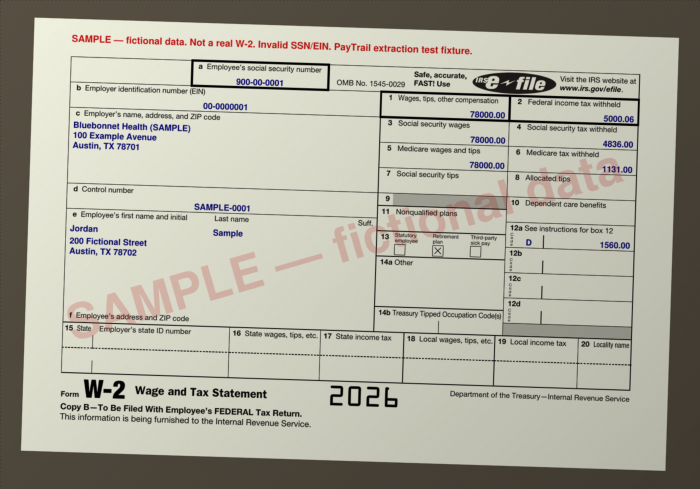
#> input picture scripts/eval-extract/fixtures/official_w2_jordan_photo.png, 1400 x 977 px (shown at 1/2 size)
$ python photo-like.py fixtures/official_w2_jordan_photo.png out.png
#> lines starting #> are read from the running program, lines starting #| are printed output that depends on the picture
# Turns a rendered page PNG into a phone-photo-like image: crop to the top form, slight rotation,
# uneven lighting, warm tint, blur and sensor noise. Usage:
#   pdftoppm -r 165 -png -singlefile fixtures/official_w2_jordan.pdf /tmp/w2_page
#   python photo-like.py /tmp/w2_page.png fixtures/official_w2_jordan_photo.png
import sys, random
from PIL import Image, ImageFilter, ImageChops, ImageDraw
random.seed(7)
im = Image.open(sys.argv[1]).convert("RGB")
#> im is the input picture: PIL image 1400x977 RGB; mean R, G, B 173.8, 171.3, 158.4
W, H = im.size
#> W = 1400; H = 977
im = im.crop((0, 0, W, int(H * 0.52)))  # top W-2 (Copy B) plus the header line; like a photo of one form
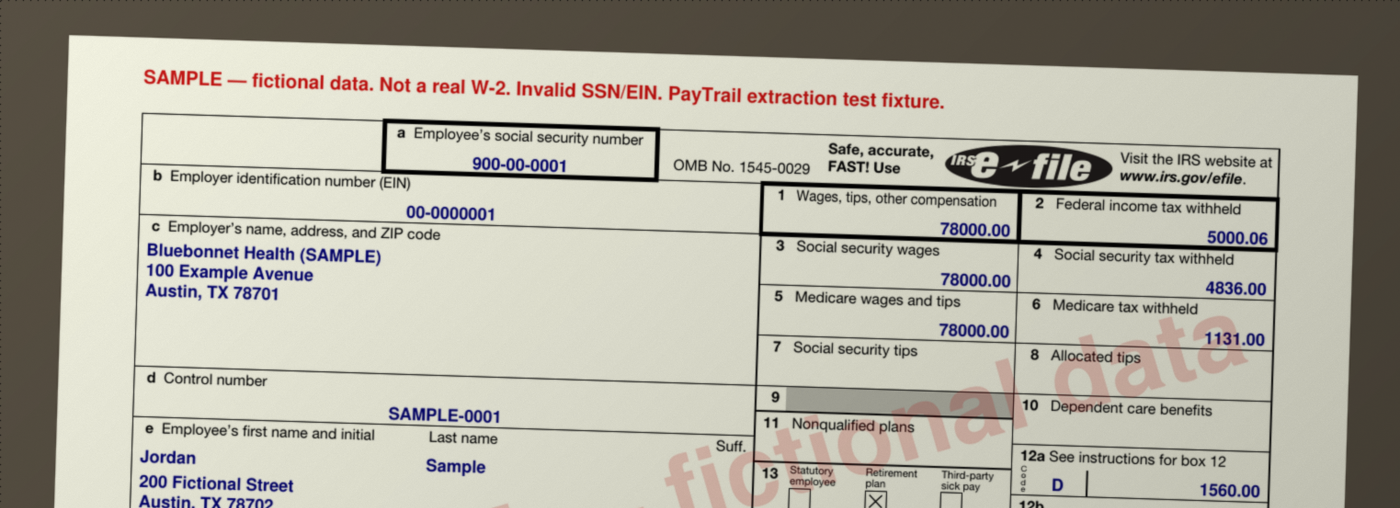
#> im: PIL image 1400x508 RGB; mean R, G, B 177.5, 174.5, 162
# paper on a darker desk, rotated ~1.8 degrees
pad = 60
bg = Image.new("RGB", (im.width + 2 * pad, im.height + 2 * pad), (92, 84, 76))
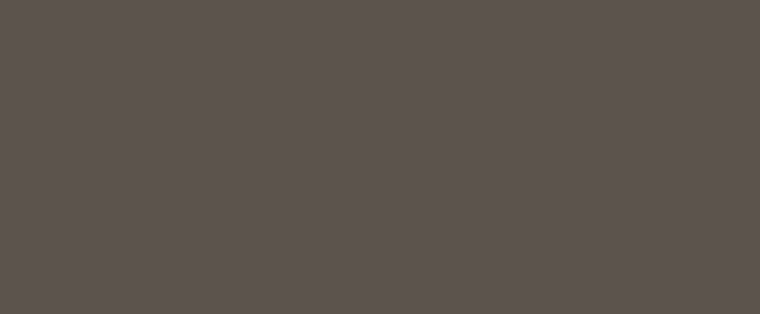
#> bg: PIL image 1520x628 RGB (shown at 1/2 size); mean R, G, B 92, 84, 76
bg.paste(im, (pad, pad))
bg = bg.rotate(-1.8, resample=Image.BICUBIC, expand=False, fillcolor=(92, 84, 76))
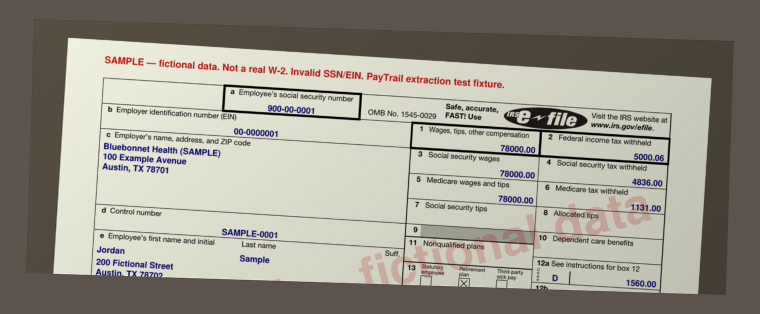
#> bg: PIL image 1520x628 RGB (shown at 1/2 size); mean R, G, B 155.4, 151.1, 139.7
# uneven lighting: radial-ish gradient darker toward bottom-right
grad = Image.new("L", bg.size, 0)
#> grad: PIL image 1520x628 L; every value is 0
d = ImageDraw.Draw(grad)
for i in range(0, bg.width + bg.height, 8):
    v = int(255 - 70 * i / (bg.width + bg.height))
    d.line([(i, 0), (0, i)], fill=v, width=9)
light = Image.merge("RGB", (grad, grad, grad.point(lambda x: int(x * 0.93))))
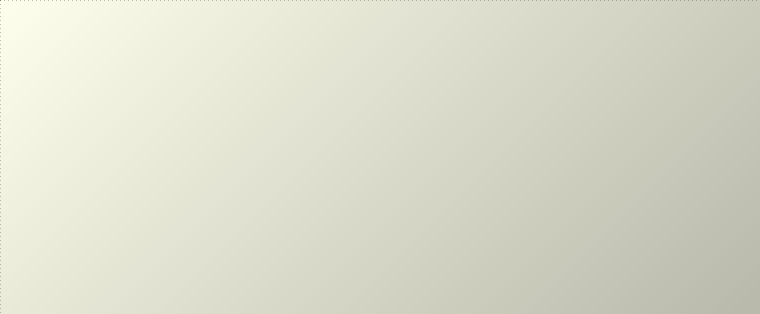
#> light: PIL image 1520x628 RGB (shown at 1/2 size); mean R, G, B 219.4, 219.4, 203.5
bg = ImageChops.multiply(bg, light)
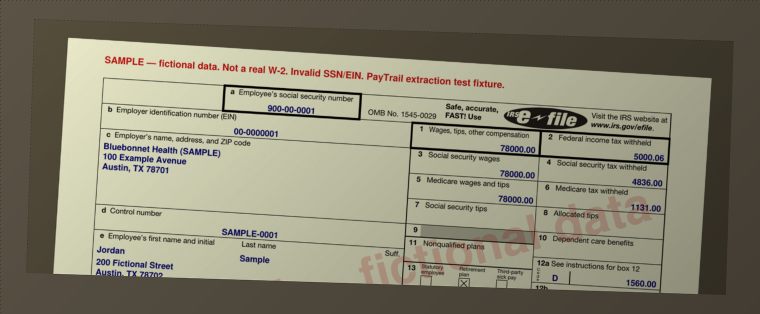
#> bg: PIL image 1520x628 RGB (shown at 1/2 size); mean R, G, B 133.4, 129.8, 111.2
bg = bg.filter(ImageFilter.GaussianBlur(0.7))
noise = Image.effect_noise(bg.size, 18).convert("RGB")
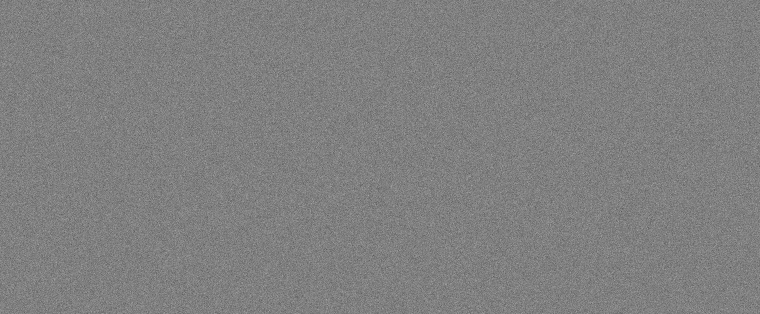
#> noise: PIL image 1520x628 RGB (shown at 1/2 size); min 43, max 212, mean 127.5
bg = Image.blend(bg, ImageChops.multiply(bg, noise.point(lambda x: 200 + x // 5)), 0.35)
bg = bg.resize((1400, int(bg.height * 1400 / bg.width)), Image.LANCZOS)
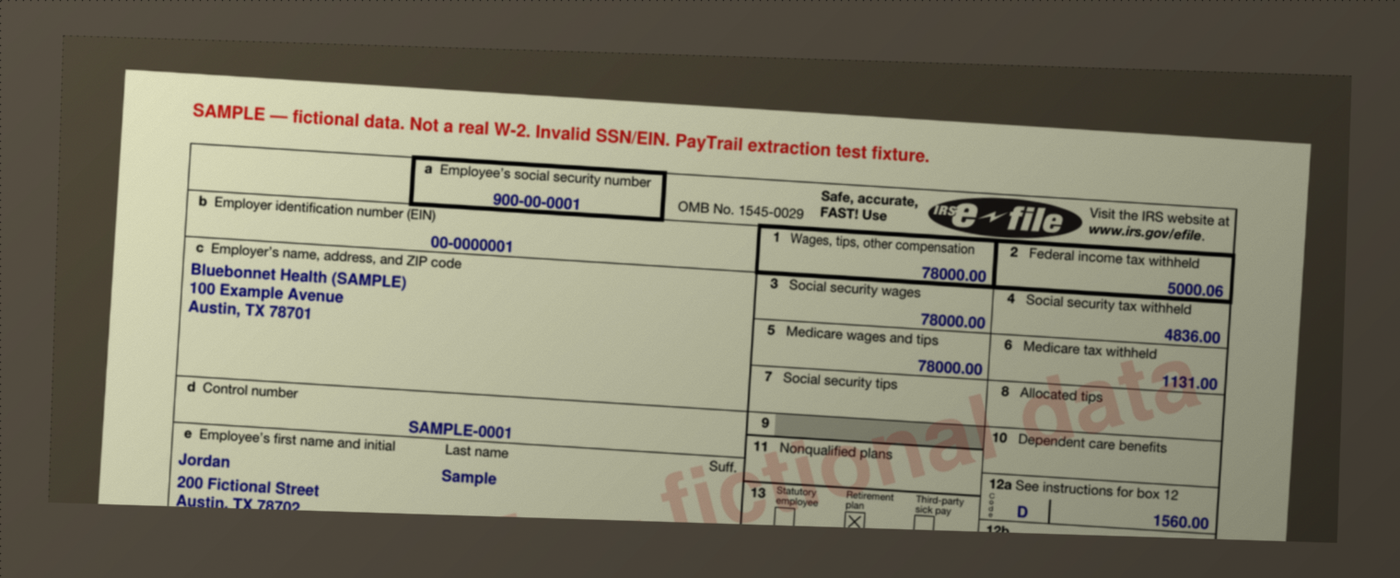
#> bg: PIL image 1400x578 RGB; mean R, G, B 127.3, 123.8, 106
bg.save(sys.argv[2], optimize=True)
print(bg.size)
#| (1400, 578)
